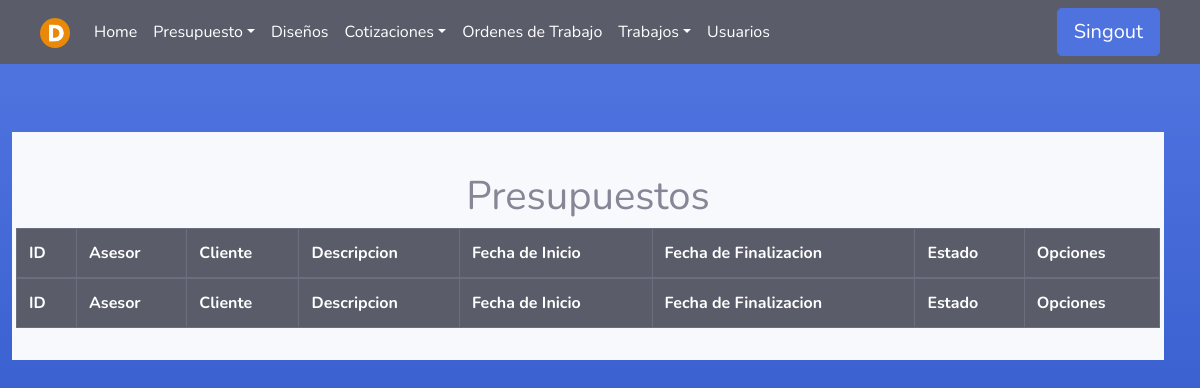
Page /Presupuesto/Finalizados/ (signed in) on the earlier database version.
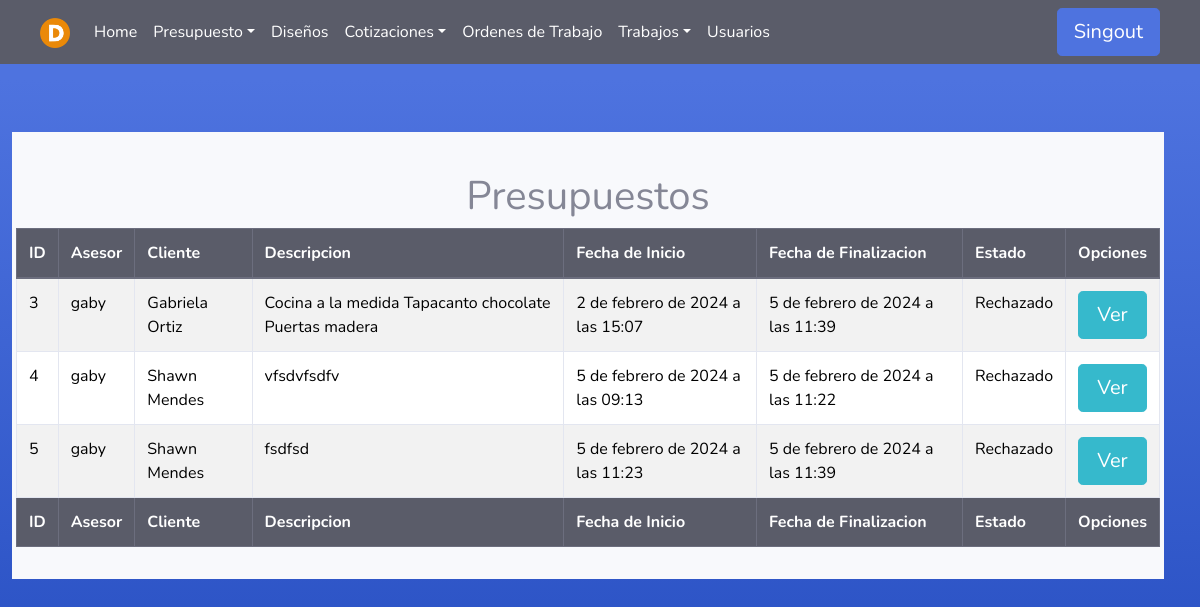
Same page on the later database version.
### Asesores/models.py (models this page shows)
class Presupuesto(models.Model):
    asesor = models.ForeignKey(User, on_delete=models.PROTECT, null=False, blank=False)
    fecha_inicio = models.DateTimeField(null=False, auto_now_add=True, blank=False)
    cliente = models.CharField(max_length=100, null=False, blank=False)
    descripcion = models.TextField(null=False, blank=False)
    estado=models.TextField(null=True, blank=True)
    fecha_fin = models.DateTimeField(null=True, blank=True)

### Asesores/views.py (the view)
# urls.py: path('Finalizados/', asesor_views.listadoPF , name='PresupuestoFin'),
def listadoPF(request):
    user = request.user
    if user.groups.filter(name='Asesor').exists():
        pres = Presupuesto.objects.filter(fecha_fin__isnull=False, asesor=user)
        return render(request, 'Asesor/listado_presupuesto_fin.html', {'pres': pres})
    elif (user.groups.filter(name='Administrador').exists() or user.is_superuser):
        pres = Presupuesto.objects.filter(fecha_fin__isnull=False)
        return render(request, 'Asesor/listado_presupuesto_fin.html', {'pres': pres})
    else:
        error = "No tienes permiso para acceder a esta página."
        return render(request, '404.html', {'error': error})

### Templates/Asesor/listado_presupuesto_fin.html
{% extends 'tables.html' %}
{% block botones%}
<div class="text-center">
    <br>
    <h1>Presupuestos</h1>
</div>
{% endblock %}
{% load static %}
{% block head %}
<th>ID</th>
{% if user.is_superuser or  user.groups.all.0.name == "Administrador" %}
<th>Asesor</th>
{% endif %}
<th>Cliente</th>
<th>Descripcion</th>
<th>Fecha de Inicio</th>
<th>Fecha de Finalizacion</th>
<th>Estado</th>
<th>Opciones</th>
{% endblock %}
{% block tbody %}
{% for p in pres %}
<tr>
    <td>{{ p.id }}</td>
    {% if user.is_superuser or  user.groups.all.0.name == "Administrador" %}
        <td>{{ p.asesor }}</td>
    {% endif %}
    <td>{{ p.cliente }}</td>
    <td>{{ p.descripcion }}</td>
    <td>{{ p.fecha_inicio }}</td>
    <td>{{ p.fecha_fin }}</td>
    <td>{{ p.estado }}</td>
    <td>
        <div>
            <a class="btn btn btn-info btn-lg btn-block" href="#">Ver</a>
        </div>
    </td>
</tr>
{% endfor %}
 {% endblock %}
 {% block footer %}
 <th>ID</th>
 {% if user.is_superuser or  user.groups.all.0.name == "Administrador" %}
<th>Asesor</th>
{% endif %}
 <th>Cliente</th>
 <th>Descripcion</th>
 <th>Fecha de Inicio</th>
 <th>Fecha de Finalizacion</th>
 <th>Estado</th>
 <th>Opciones</th>
 {% endblock %}

Differences in the rows shown:
now on this page (row edited): Presupuesto: id "3", asesor "gaby", cliente "Gabriela Ortiz", descripcion "Cocina a la medida Tapacanto chocolate Puertas madera", fecha_inicio "2 de febrero de 2024 a las 15:07", fecha_fin "5 de febrero de 2024 a las 11:39", estado "Rechazado"
added Presupuesto: id "4", asesor "gaby", cliente "Shawn Mendes", descripcion "vfsdvfsdfv", fecha_inicio "5 de febrero de 2024 a las 09:13", fecha_fin "5 de febrero de 2024 a las 11:22", estado "Rechazado"
added Presupuesto: id "5", asesor "gaby", cliente "Shawn Mendes", descripcion "fsdfsd", fecha_inicio "5 de febrero de 2024 a las 11:23", fecha_fin "5 de febrero de 2024 a las 11:39", estado "Rechazado"
